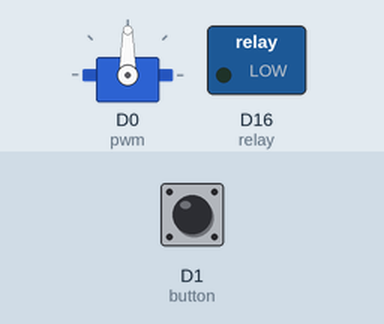
Recording of a program running on a simulated Adafruit CLUE running CircuitPython. Parts: servo, switched loads named in the program (green lamp = pin HIGH). The inputs (shaded band) are chosen by the test bench; at power-on: D1 (button) HIGH. Pins used as bus, display or sensor lines are not drawn; what the program prints to the serial console is not drawn.

Above: at 1.2 s.
1.3 s: D1 (button) pulled LOW for 0.15 s
At 3.2 s:
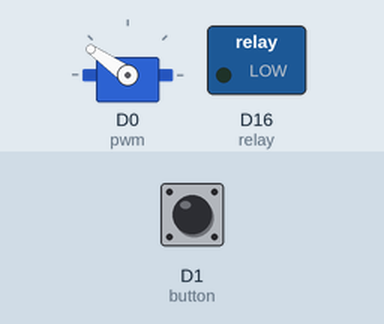
4.4 s: D1 (button) pulled LOW for 1 s
8.4 s: D1 (button) pulled LOW for 3.2 s
At 11.4 s:
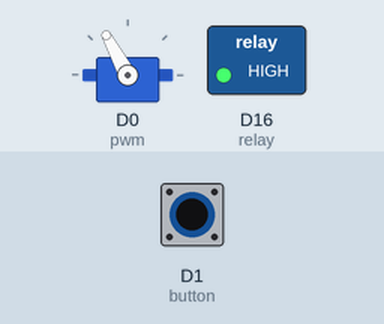
Timing chart, 0 to 13.4 s (numbered marks = the images above; inputs shaded):
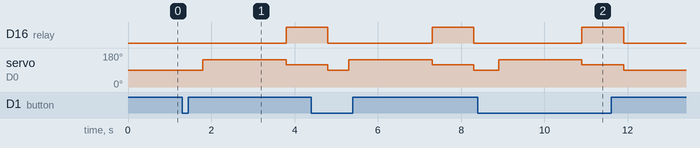

The program:

code.py
```python
import time
import board
import digitalio
import pulseio
from adafruit_motor import servo
from adafruit_clue import clue

pwm = pulseio.PWMOut(board.P0, duty_cycle=2 ** 15, frequency=50)

my_servo = servo.Servo(pwm)

button = digitalio.DigitalInOut(board.P1)
button.direction = digitalio.Direction.INPUT
button.pull = digitalio.Pull.UP

relay = digitalio.DigitalInOut(board.P16)
relay.direction = digitalio.Direction.OUTPUT

my_servo.angle = 90

print("\n\n\n\n\n\n\n\n\n\n\n\n\n\n\n")

while True:
    print("Waiting for Bubbles...\n\n\n\n\n\n\n\n")
    if button.value < 1:
        print("Prepare for Bubbles!\n\n\n\n\n\n\n\n")
        time.sleep(0.5)
        my_servo.angle = 145
        time.sleep(2)
        my_servo.angle = 118
        relay.value = True
        time.sleep(1)
        relay.value = False
        my_servo.angle = 90
        print("\n\n\n\n\n\n\n\n\n\n\n\n\n\n\n")
```

Measured:
- after the input at 1.3 s, D16 (relay): LOW → HIGH after 2.5 s; servo on D0 (pwm): 90° → 145° after 0.50 s, → 118° 2.0 s later
- after the input at 8.4 s, D16 (relay): LOW → HIGH after 2.5 s, → LOW 1.0 s later; servo on D0 (pwm): 90° → 145° after 0.50 s, → 118° 2.0 s later, → 90° 1.0 s later
